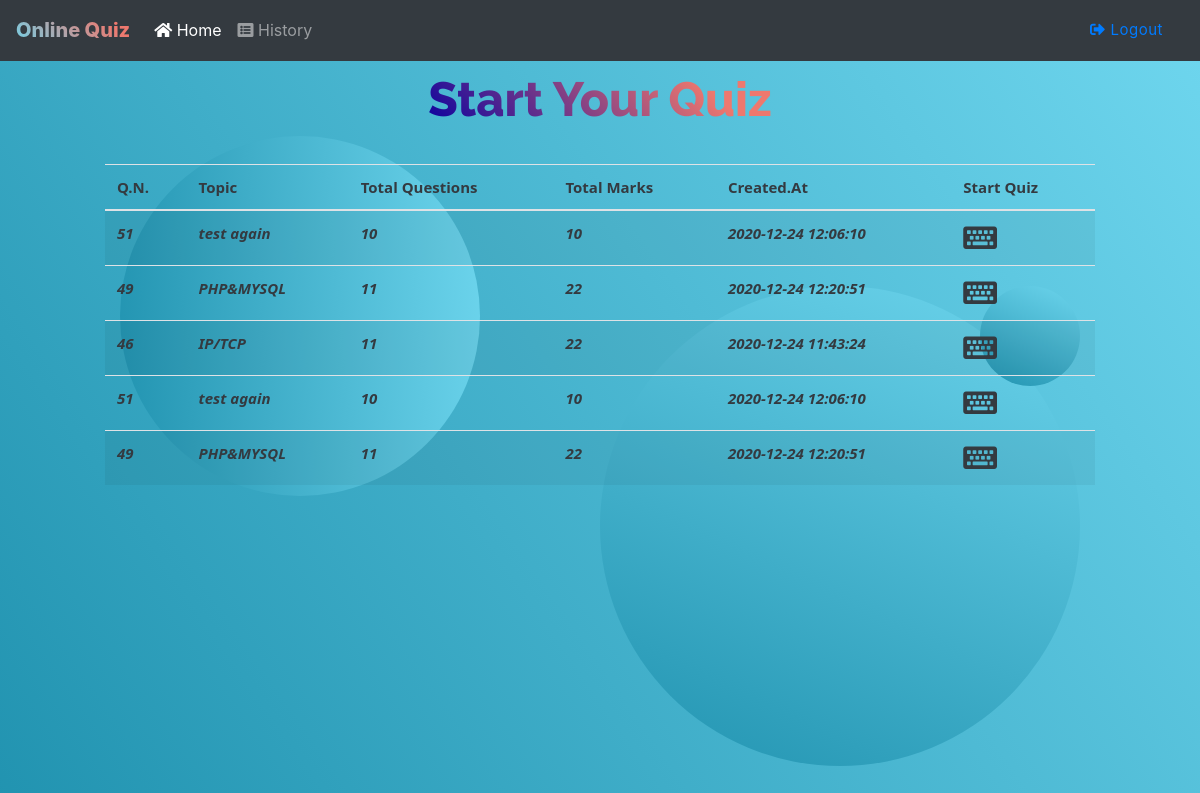
Screenshot of /welcome/home (signed in) with the database file from the repository.
### tables this page shows
CREATE TABLE `quizes` (
  `id` bigint(20) NOT NULL,
  `quiz_title` varchar(255) NOT NULL,
  `mark_on_right` int(11) NOT NULL,
  `minus_on_wrong` int(11) NOT NULL,
  `quiz_questions` text NOT NULL,
  `created_at` timestamp NOT NULL DEFAULT current_timestamp() ON UPDATE current_timestamp()
);

### app/libraries/Core.php (called while the page is built, shortened)
<?php
class Core
{
    protected $currentMethod = 'index' ;
    public function __construct()
    {
        $url = $this->getUrl();
        if(file_exists('../app/controllers/'. ucwords($url[0]) . '.php'))
        {
            unset($url[0]);
        }
        $this->currentController = new $this->currentController;
       if (isset($url[1]))
       {
           if(method_exists($this->currentController, $url[1]))
           {
               $this->currentMethod = $url[1];
               unset($url[1]);
           }
       }
        $this->params = $url ? array_values($url) : [] ;
        call_user_func([$this->currentController, $this->currentMethod], $this->params);
    }
    public function getUrl()
    {
        if(isset($_GET['url']))
        {
            $url = rtrim($_GET['url'],'/') ;
            $url = filter_var($url, FILTER_SANITIZE_URL);
            $url = explode('/', $url);
            return $url;
        }
    }
}

### app/require.php (called while the page is built, shortened)
<?php
require_once 'libraries/Core.php';
require_once 'libraries/Database.php';
$core = new Core();

### public/index.php (called while the page is built)
<?php
    require_once '../app/require.php';

### app/libraries/Database.php (called while the page is built, shortened)
<?php
class Database
{
    private $db_host = DB_HOST;
    private $db_user = DB_USER;
    private $db_pass = DB_PASS;
    private $db_name = DB_NAME;
    private $statement;
    private $dbHandler;
    public function __construct()
    {
        $conn = 'mysql:host=' . $this->db_host . ';dbname=' . $this->db_name;
        $options = array(
            PDO::ATTR_PERSISTENT => true,
            PDO::ATTR_ERRMODE => PDO::ERRMODE_EXCEPTION
        );
        try
        {
            $this->dbHandler = new PDO($conn, $this->db_user, $this->db_pass, $options);
        }
        catch (PDOException $exception)
        {
            $this->error = $exception->getMessage();
            echo $this->error;
        }
    }
    public function query($sql)
    {
        $this->statement = $this->dbHandler->prepare($sql);
    }
    public function execute()
    {
        return $this->statement->execute();
    }
    public function resultSet()
    {
        $this->execute();
        return $this->statement->fetchAll(PDO::FETCH_OBJ);
    }
}

### app/models/WelcomeModel.php (called while the page is built, shortened)
<?php
class WelcomeModel
{
    private $db;
    public function __construct()
    {
        $this->db = new Database();
    }
    public function quizes()
    {
        $this->db->query("SELECT * FROM quizes ORDER BY created_at ASC; ");
        $result = $this->db->resultSet();
        if(!empty($result))
        {
            return $result;
        }
        else{
            return [
                "empty" => "No Quizes Added Yet "
            ];
        }
    }
    public function quizesExceptSubmittes($submittedQuiz)
    {
        $this->db->query("SELECT * FROM quizes WHERE quizes.quiz_title<>'$submittedQuiz' ORDER BY created_at ASC; ");
        $result = $this->db->resultSet();
        if (!empty($result)){
            return $result;
        }else{
            return [
                "empty" => "No Quizes Added"
            ];
        }
    }
    public function studentHistory($email)
    {
        $this->db->query("SELECT * FROM rankings WHERE rankings.student_email='$email'; ");
        $result = $this->db->resultSet();
        if (empty($result)){
            return [
                "empty" => "No Quizes History"
            ];
        }else{
            return $result ;
        }
    }
}

### app/views/pages/student_quiz_home.php (the view, shortened to what this page needs)
<?php
include 'layouts/header.php';
include 'layouts/includes/navbar.php';
$start = URL_ROOT."/welcome/questions?id="
?>
<div class="container-fluid quiz-container">
    <div class="quiz-body">
        <h6 class="students-header"> Start Your Quiz  </h6>
        <div class="container">
            <div class="row">
                <div class="col-md-12">
                    <div class="panel">
                        <div class="col-xs-12 table-responsive mt-3">
                            <table class="table table-striped table-hover">
                                <thead>
                                <tr>
                                    <th scope="col" class="font-weight-bold text-dark">Q.N.</th>
                                    <th scope="col" class="font-weight-bold text-dark"><b>Topic</b></th>
                                    <th scope="col" class="font-weight-bold text-dark"><b>Total Questions </b></th>
                                    <th scope="col" class="font-weight-bold text-dark"><b>Total Marks</b></th>
                                    <th scope="col" class="font-weight-bold text-dark"><b>Created.At</b></th>
                                    <th scope="col" class="font-weight-bold text-dark"><b>Start Quiz</b></th>
                                </tr>
                                </thead>
                                <tbody>
                                <?php if(!isset($_SESSION["quizes"]["empty"])): ?>
                                    <?php foreach ($_SESSION["quizes"] as  $quizes):?>
                                        <?php foreach ($quizes as  $quiz):?>
                                            <?php $data = get_object_vars($quiz); $countQuestions = count(json_decode($data["quiz_questions"])); ?>
                                            <tr scope="row">
                                                <td class="text-dark font-italic font-weight-bold" ><?php echo $data["id"] ; ?></td>
                                                <td class="text-dark font-italic font-weight-bold" ><?php echo $data["quiz_title"] ; ?></td>
                                                <td class="text-dark font-italic font-weight-bold" ><?php echo  $countQuestions ; ?></td>
                                                <td class="text-dark font-italic font-weight-bold" ><?php echo $data["mark_on_right"] * count(json_decode($data["quiz_questions"])) ; ?></td>
                                                <td class="text-dark font-italic font-weight-bold" ><?php echo $data["created_at"] ; ?></td>
                                                <td class="text-dark font-italic font-weight-bold" >
                                                    <a href=<?php echo $start.$data["id"]?>>
                                                        <i class="fas fa-keyboard fa-2x"></i>
                                                    </a>
                                                </td>
                                            </tr>
                                        <?php endforeach; ?>
                                    <?php endforeach; ?>
                                <?php endif; ?>
                                </tbody>
                            </table>
                        </div>
                    </div>
                </div>
            </div>
        </div>
        <div class="gradient1"></div>
        <div class="gradient2"></div>
        <div class="gradient3"></div>
    </div>
</div>
<?php include 'layouts/footer.php'; ?>

### public/assets/css/form.css (style rules this page uses)
h1, h2, h3, h4, h6, .line div { font-weight: 800; font-family: 'Raleway'; color: #000; margin: 10px 0; }
a, .btn { transition: all 0.5s; -webkit-transition: all 0.5s; -o-transition: all 0.5s; -moz-transition: all 0.5s; }
a { color: #F73F52; }

### public/assets/css/welcome.css (style rules this page uses)
* { box-sizing: border-box; }
.panel { border-color:rgb(0, 0, 0); margin:40px; padding:20px; font: 15px "Noto Sans"; position: relative; top: -250px; z-index: 10; }
.students-header { font-size: 48px; font-weight: 800; background: -webkit-linear-gradient(45deg, #09009f, #ee786e 80%); -webkit-background-clip: text; -webkit-text-fill-color: transparent; position: relative; top: 0; z-index: 10; }

### public/assets/css/style.css (style rules this page uses)
body { background: linear-gradient(55deg, #2193B0, #6DD5ED); }
.quiz-container { margin: 0; padding: 0; height: auto; position: absolute; }
.quiz-body { background: linear-gradient(55deg, #2193B0, #6DD5ED); display: flex; justify-content: center; align-items: center; flex-direction: column; font-family: sans-serif; overflow: hidden; height: 100vm; }
a { color: inherit; }
.gradient1 { position: absolute; z-index: 3; top: 30%; right: 10%; width: 60vh; height: 60vh; border-radius: 50%; background: linear-gradient(25deg, #2193B0, #6DD5ED); animation: gooey 14s infinite ease-in-out; }
.gradient2 { position: absolute; z-index: 3; top: 30%; right: 10%; width: 100px; height: 100px; border-radius: 50%; background: linear-gradient(25deg, #2193B0, #6DD5ED); animation: gooey 16s alternate infinite ease-in-out; }
.gradient3 { position: absolute; z-index: 3; top: 10%; left: 10%; width: 45vh; height: 45vh; border-radius: 50%; background: linear-gradient(85deg, #2193B0, #6DD5ED); animation: gooey 20s reverse infinite ease-in-out; }

### rows the page displays
quizes: id "51", quiz_title "test again", quiz_questions "10", mark_on_right+quiz_questions "10", created_at "2020-12-24 12:06:10"
quizes: id "49", quiz_title "PHP&MYSQL", quiz_questions "11", mark_on_right+quiz_questions "22", created_at "2020-12-24 12:20:51"
quizes: id "46", quiz_title "IP/TCP", quiz_questions "11", mark_on_right+quiz_questions "22", created_at "2020-12-24 11:43:24"
